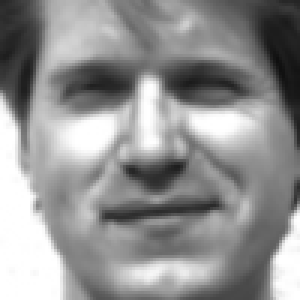
#> input picture 课程设计/data/yalefaces1/s10.bmp, 100 x 100 px (shown 3 times larger); its folder holds 4 pictures in this run
$ python Experiment9_PCA.py.py
#> lines starting #> are read from the running program, lines starting #| are printed output that depends on the picture
"""实验九：自学Sklearn的PCA函数使用方法，对Yale人脸数据集进行降维，观察并分析前20个特征向量对应的图像"""
import numpy as np
from sklearn.decomposition import PCA
import matplotlib.pyplot as plt
import matplotlib.image as mpimg
import os


def Data_to_DataSet_20(directorypath='yalefaces',save=False,m=243,n=320,c=165):
#> called with directorypath = 'data/yalefaces1', save = False, m = 100, n = 100, c = 165
    file_list = os.listdir(directorypath)
    img_dataset = np.zeros((c,m,n))
    index=0
    for file in file_list:
        file1 = directorypath + '/' + file
        img = mpimg.imread(file1)
#> img is the input picture: shape (100, 100); min 15, max 255, mean 146.1
        img_dataset[index,:,:]=img
        index+=1
    if save==True:
        file2=directorypath+'_dataset_20.npy'
        np.save(file2,img_dataset)
    return img_dataset

def get_dataset_20(filename='yalefaces_dataset_20.npy'):
    dataset=np.load(filename)
    return dataset

def plot_raw_grey_image_20(data_set,index):
    img=data_set[index-1,:,:]

    plt.imshow(img, cmap='gray')
    plt.axis('off')  # 不显示坐标轴
    plt.show()

def apply_pca(dataset_pca,n_components=20):
#> called with dataset_pca = array of shape (165, 10000), n_components = 20
    pca = PCA(n_components=n_components)
    dataset_pca1 = pca.fit_transform(dataset_pca)
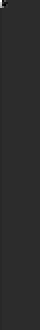
#> dataset_pca1: shape (165, 20) float64 (shown 2 times larger); min -3157.3, max 15052.4, mean 0; drawn with min black and max white
    dataset_pca_recover=pca.inverse_transform(dataset_pca1)
    feature_vector = pca.components_

    return dataset_pca1,dataset_pca_recover,feature_vector


def save_plot_grey_image_20(data_set,index,directorypath='PCA20',n_components=20):
    img=data_set[index-1,:,:]

    plt.imshow(img, cmap='gray')
    plt.axis('off')  # 不显示坐标轴
    plt.show()

    file2 = directorypath+ '/PCA' + str(n_components) + '_' + str(index) + '.jpg'
    mpimg.imsave(file2, img, cmap='gray')

if __name__=='__main__':

    directorypath1 = 'data/yalefaces1'
    m, n, c = 100, 100, 165  # yalefaces:(243,320,165);yalefaces1:(100,100,165)
    n_components = 20
    # 165张图片转换成npy数据集(100,100,165)
    data_set = Data_to_DataSet_20(directorypath=directorypath1, save=False, m=m, n=n, c=c)

    # 改变数据集形状(100,100,165)为(165,100,100)，用于PCA降维
    dataset_pca = data_set.reshape((c, m*n))
    # 对数据集进行降维
    dataset_pca20,dataset_pca_recover,feature_vector = apply_pca(dataset_pca=dataset_pca, n_components=n_components)


    feature_vector = feature_vector.reshape((n_components, m, n))

    plot_one_image = np.zeros((500,400))
    index = 0
    for w in range(0,5):
        for h in range(0,4):
            plot_one_image[w*100:(w+1)*100,h*100:(h+1)*100] = feature_vector[index,:,:]
            index += 1
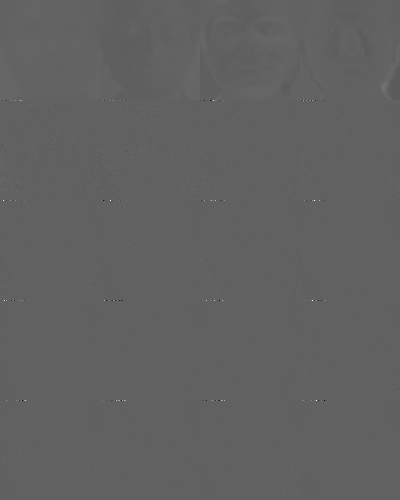
#> plot_one_image: shape (500, 400) float64; min -0.474, max 0.763, mean 0.000537; drawn with min black and max white
#> after the loop, index = 20
    plt.imshow(plot_one_image, cmap='gray')
    plt.axis('off')  # 不显示坐标轴
    plt.show()
    # # 绘制并保存数据集中的第index张灰度人脸图片
    # for i in range(20):
    #     save_plot_grey_image_20(data_set=feature_vector, index=i+1,directorypath='result/PCA_20',n_components=n_components)

    print("Execute successfully!")
